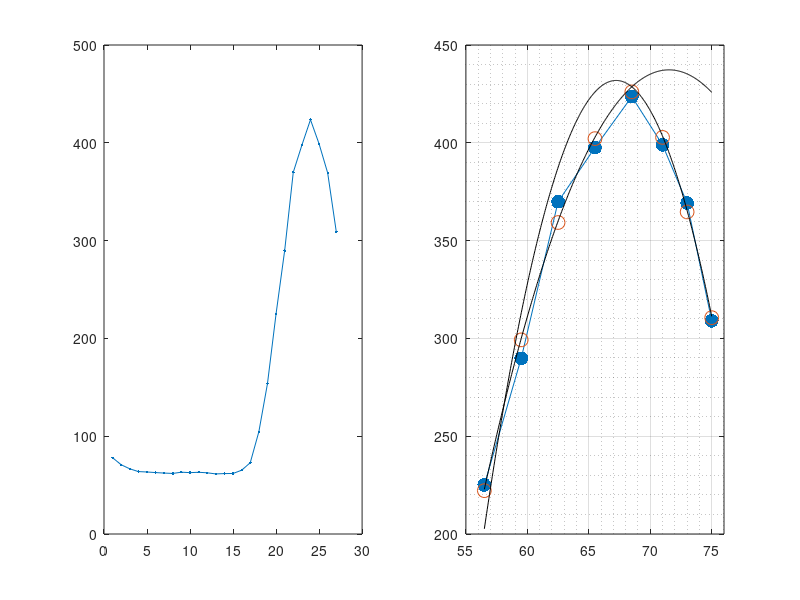

Source code (MATLAB):
 
load ys.mat;                 % Single sample of flue gastemperatures;

figure (3); subplot(1,2,1);plot(ys(2:length(ys)),'.-');
 
alfs   =     [55,58,61,64,67,70,72,74]';
bets   =        [58,61,64,67,70,72,74,76]';
delts  =     0.5 * ( bets - alfs );
z      =     alfs + delts; 

Y      =    ys(21:28)';
 
ind     =  (1:8)';
i_max   =   min( ind( Y==max(Y) ) );    %  Pin-point the index of Y_B;
 
n1     =   i_max - 1;
n2     =   8 - i_max; 

z1     =   z( 1 : n1 );             %  Seperating interpreating variables;
z2     =   z( (i_max+1) : 8);

alf    = alfs(i_max);            %  Interval of max flue gas temperature;
bet    = bets(i_max);
delt   = bet - alf;

Z_B    =   z(i_max)  ;
T_B    =   Y(i_max)+5  ;

%-----------------------   Design Matrix ------------------------------

  X1  = [z1.^2 + ( (1/3) * delts(1:n1).^2 -Z_B^2 ) .* ones(n1,1),...
           z1 - Z_B * ones(n1,1)];
  X2  = [z2.^2 + ( (1/3) * delts((i_max+1):8).^2 -Z_B^2 ) .* ones(n2,1),...
           z2 - Z_B * ones(n2,1)];
       
  tmp  = (0.5 / delt);
  x1   = tmp * (  (Z_B^3 - alf^3)/3 - Z_B^2 * (Z_B - alf ));
  x2   = tmp * (  (Z_B^2 - alf^2)/2 - Z_B   * (Z_B - alf ));
  x3   = tmp * (  (bet^3 - Z_B^3)/3 - Z_B^2 * (bet - Z_B ));
  x4   = tmp * (  (bet^2 - Z_B^2)/2 - Z_B   * (bet - Z_B ));
  
 X    = [X1,           zeros(n1,2);...
         x1,  x2,      x3,  x4;...
         zeros(n2,2),  X2            ];          % Design Matrix
      
%------------------------- W-LSE -------------------------------------

       Y_m = Y - T_B;                          % Modified responses;
      BET = inv(X' * X) * (X' * Y_m);           % Parameter estimates;
       a1 = BET(1); b1 = BET(2);      
       a2 = BET(3); b2 = BET(4);
       
    Y_h   = X * BET + T_B;               % Response fitting;
    
    
    zf    = z(1) + (0:400)/400 * (z(8)-z(1));   % Back temperature curves;
     T_01    = a1 * (zf.^2 +  - Z_B^2)+...
              b1 * (zf - Z_B) + T_B;
    
    T_02    = a2 * (zf.^2 +  - Z_B^2)+...
              b2 * (zf - Z_B) + T_B;
    
    
    figure (3);   subplot(1,2,2);
        plot(z,Y,'.-','MarkerSize',30); hold on;
        plot(z,Y_h,'o','MarkerSize',10);
        line(zf,T_01,'Color','k');
        line(zf,T_02,'Color','k');
        grid on; grid minor; 
        xlim([55,76]);
        ylim([200,450]);
        hold off;
        
       